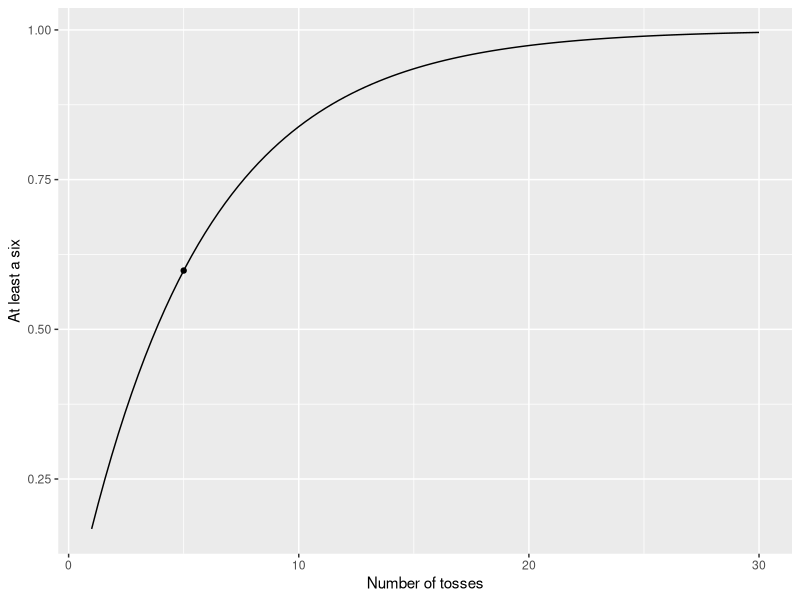
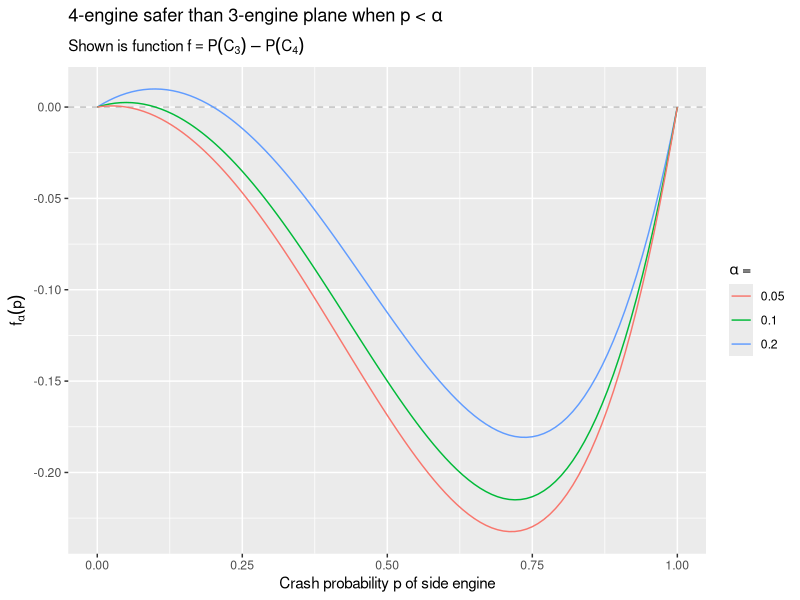

Write R code to recreate these figures, in order.
# Independent events
# What is the probability to throw at least one ⚅ in 5 rolls of a regular fair dice 
# with six faces? Can you deduce the functional relationship that links number of rolls to the probability? Plot it

library("ggplot2")

oneOfSix <- function(x) {
  return(1 - (5/6)^x)
}

ggplot() +
  xlim(1, 30) +
  geom_function(fun=oneOfSix) +
  geom_point(mapping=aes(x=5, y=oneOfSix(5))) +
  labs(x="Number of tosses", y="At least a six")

# Reliability Theory
# compare two air plane designs with respect to their safety:
# 1 a three-engine design with a main engine and two side engines. It will crash when either the main engine fails or both side engines.
# 2 a four-engine design with two side engines on the left and the right. The plane crashes if both engines of one side fail.

#install.packages("purrr")

saftyFun <- function(p, alpha) {
  return(p*(alpha-p-alpha*p^2+p^3))
}

ggplot() + xlim(0, 1) + 
  geom_hline(yintercept = 0, linetype = 'dashed', colour = 'grey') +
  purrr::map(.x = c(0.2, .1, .05),
             .f = ~ geom_function(mapping = aes(colour = as.character(.x)),
                                  fun = saftyFun, args = list(alpha = .x))) + 
  labs(x = 'Crash probability p of side engine',
       # expression() in plot labels allow for math-expressions
       # see help page for `plotmath`: ?plotmath
       y = expression(paste(f[alpha](p))),
       colour = expression(alpha * ' = '),
       title = expression('4-engine safer than 3-engine plane when p < ' * alpha),
       subtitle = expression('Shown is function ' * f == P(C[3]) - P(C[4])))